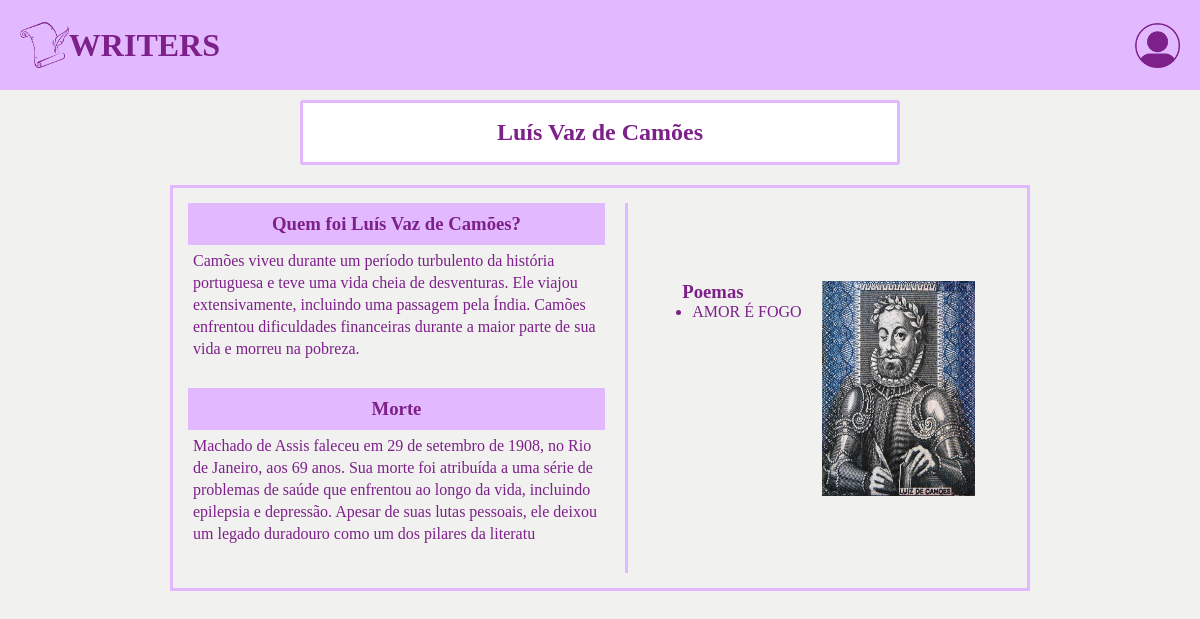
Page /author_detail/4/ on the earlier database version.
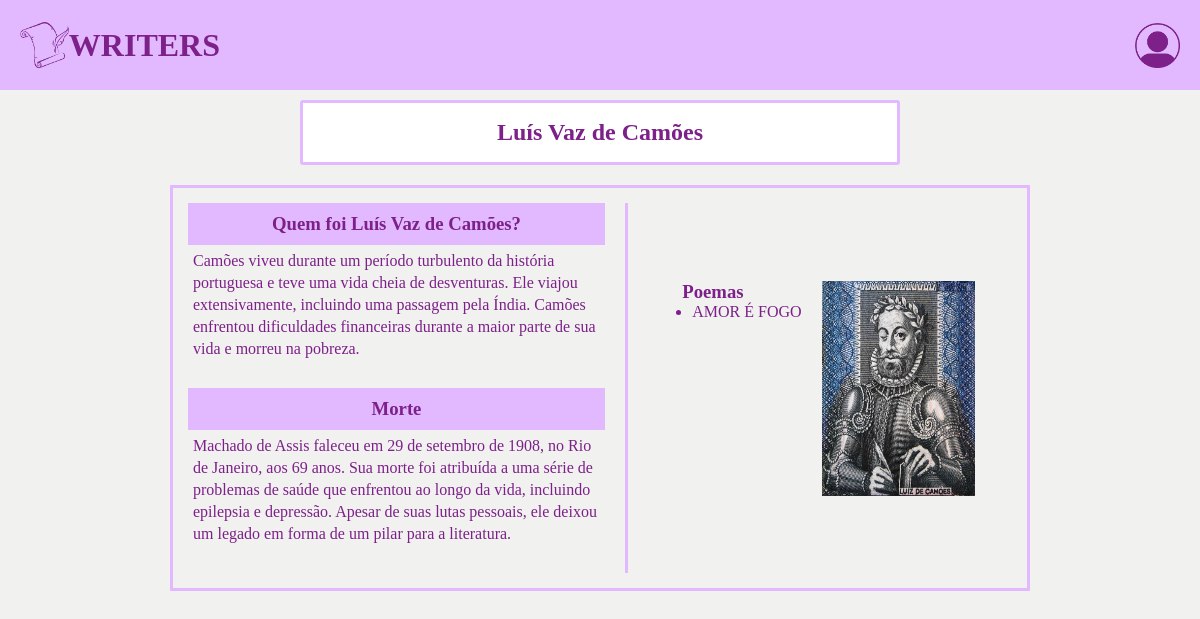
Same page on the later database version.
### writers/models.py (models this page shows, shortened)
class Author(models.Model):
    name = models.CharField(max_length=90)
    image = models.ImageField(upload_to='author/cover/%Y/%m/%d/', blank=True, default="")
    bio = models.CharField(max_length=300)
    death = models.CharField(max_length=300)
    date_birth = models.DateField(blank=False)
    date_death = models.DateField(blank=True, default=None)
    is_dead = models.BooleanField(default=False)
    is_poem_author = models.BooleanField(default=False)
    is_book_author = models.BooleanField(default=False)
    is_published = models.BooleanField(default=True)

### writers/views.py (the view)
# urls.py: path("author_detail/<int:id>/", views.author_detail, name="author_detail"),
def author_detail(request, id):
    author = Author.objects.get(id=id)
    poems_by_author = Poem.objects.filter(author=author)[:3]
    return render(request, 'writers/partials/author_detail.html', {'author': author,'poems_by_author': poems_by_author})

### writers/templates/writers/partials/author_detail.html
{% load static %}
{% include 'writers/partials/head.html' %}
<body>
    <main class="main">
        {% include 'writers/partials/header.html' %}
        <div class="main-author">
            <h2>{{author.name}}</h2>
        </div>
            <div class="main-home-author">
                <div class="home-menu-authors'">
                    <div class="menu-authors">
                        <div class="info">
                            <div class="itens-info-about">
                                <h3 class="itens-author-who">Quem foi {{author.name}}?</h3>
                                <p class="itens-author-about">{{author.bio}}</p>
                            </div>
                            <div class="itens-info-death">
                                <h3 class="itens-author-who">Morte</h3>
                                <p class="itens-author-about">{{author.death}}</p>
                            </div>
                        </div>
                       <div class="poems">
                        {% if poems_by_author %}
                            <div class="main-poems">
                                <h3>Poemas</h3>
                                <ul>
                                    {% for poem in poems_by_author %}
                                    <li>
                                        <a class="text-decoration-none" href="{% url "writers:poem_detail" poem.id %}">{{poem.title}}</a>
                                    </li>
                                    {% endfor %}
                                </ul>
                            </div>
                        {% endif %}
                            <div class="itens-img-authors">
                                {% if author.image %}
                                <img src="{{author.image.url}}">
                                {% endif %}                            </div>
                       </div>
                    </div>
                </div>
            </div>
    </main>
</body>
</html>

Differences in the rows shown:
changed Author "Luís Vaz de Camões": death "…ele deixou um legado duradouro como um dos pilares da literatu" → "…ele deixou um legado em forma de um pilar para a literatura."
